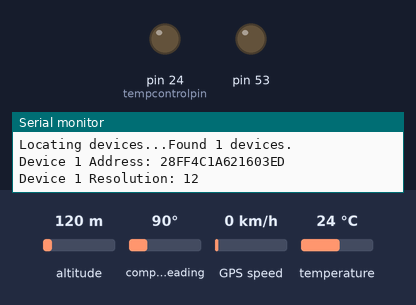
The sketch below on a simulated Arduino Mega 2560, built with avr-gcc and run on an emulated ATmega2560. Shown: output pins drawn as LEDs (lit = HIGH), the last lines printed to the serial monitor. Inputs (shaded band) come from the test bench; at power-on: temperature 24 °C, altitude 120 m, compass heading 90°, GPS speed 0 km/h. The local clock reads 2024-03-15 10:24:30 at power-on unless the sketch sets it; storage starts empty; the GPS gets a fix after 3 s at 37.7749, -122.4194 with 8 satellites.

Above: at 2.2 s.
2.3 s: temperature set to 10.5 °C
7.1 s: temperature set to 9.5 °C
At 8.6 s:
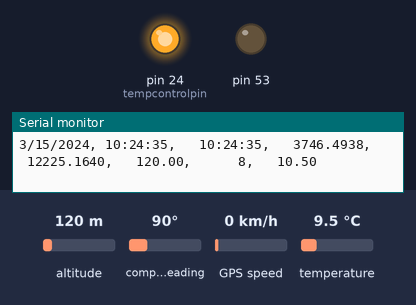
9.5 s: temperature set to 12.3 °C
12.0 s: temperature set to 13.3 °C
At 13.7 s:
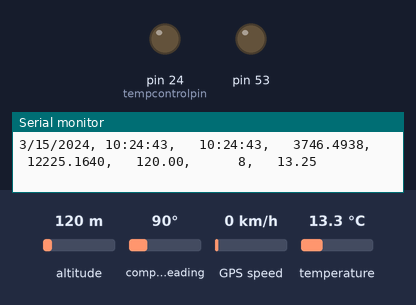
14.6 s: temperature set to 7 °C
At 16.7 s:
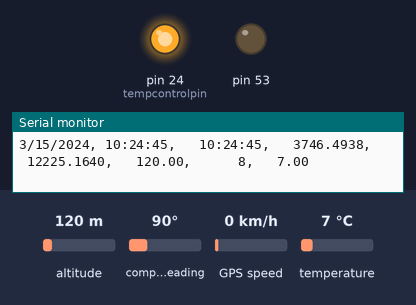
Timing chart, 0 to 18.0 s (numbered marks = the images above; inputs shaded):
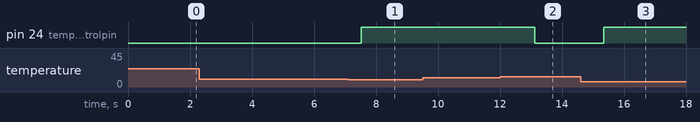

The sketch:

FourGeig_LS_GPS.ino
```cpp
//Libraries
#include <RTClib.h>
#include <Wire.h> //This is for the RTC
#include <SD.h>   // This is a special library for use with older SD board and mega, for breakout SDs
#include <SPI.h>
#include <Adafruit_GPS.h>
#include <SoftwareSerial.h>
#include <OneWire.h>
#include <DallasTemperature.h>

//LS
#define ONE_WIRE_BUS 8
float tempC;
// Setup a oneWire instance to communicate with any OneWire devices (not just Maxim/Dallas temperature ICs)
OneWire oneWire(ONE_WIRE_BUS);

// Pass our oneWire reference to Dallas Temperature.
DallasTemperature sensors(&oneWire);

// arrays to hold device address
DeviceAddress temp;

int tempcontrolpin = 24; //the pin that connected to the transistor base
float hightempset = 13;  //heater off temperature
float lowtempset = 10;   //heater on temperature

//RTC
//For the older Adafruit dataloggers, use DS1307 RTC
//begin RTC variables
RTC_PCF8523 rtc; //RTC module

//SD
File datalog;
char filename[] = "LOGGER00.csv";

const int chipSelect = 10; // specific to Adafruit datashield
//end SD initialize variables

//GPS
HardwareSerial mySerial = Serial1;
Adafruit_GPS GPS(&Serial1);
long unsigned int timer = 0;
long unsigned int Logtime = 5000; //logging time in milliseconds
long unsigned int LocalTime = 0;
long unsigned int LoopLog = 150;
// Set GPSECHO to 'false' to turn off echoing the GPS data to the Serial console
// Set to 'true' if you want to debug and listen to the raw GPS sentences.
#define GPSECHO false
// this keeps track of whether we're using the interrupt
// off by default!
boolean usingInterrupt = false;
void useInterrupt(boolean); // Func prototype keeps Arduino 0023 happy

void setup(void)
{
  pinMode(tempcontrolpin, OUTPUT); //heater

  //GPS
  //Connect at 115200 so we can read the GPS fast enough and echo without dropping chars
  Serial.begin(115200);
  Wire.begin();
  rtc.begin();

  //RTC
  if (!rtc.begin())
  {
    Serial.println("Couldn't find RTC");
    while (1);
  }

  if (!rtc.initialized())
  {
    Serial.println("RTC is NOT running!");
    // following line sets the RTC to the date & time this sketch was compiled
    //rtc.adjust(DateTime(F(__DATE__), F(__TIME__))); //UNCOMMENT THIS LINE TO SET TIME TO MATCH COMPUTER
    // This line sets the RTC with an explicit date & time, for example to set
    // January 21, 2014 at 3am you would call:
    // rtc.adjust(DateTime(2014, 1, 21, 3, 0, 0));
    //while (1);
  }

  //GPS

  //9600 NMEA is the default baud rate for Adafruit MTK GPS's- some use 4800
  GPS.begin(9600);

  //this line turns on RMC (recommended minimum) and GGA (fix data) including altitude
  GPS.sendCommand(PMTK_SET_NMEA_OUTPUT_RMCGGA);

  // Set the update rate
  GPS.sendCommand(PMTK_SET_NMEA_UPDATE_1HZ); // 1 Hz update rate

  // the nice thing about this code is you can have a timer0 interrupt go off
  // every 1 millisecond, and read data from the GPS for you. that makes the
  // loop code a heck of a lot easier!
  useInterrupt(true);

  delay(1000);
  //SD Card
  Serial.print("Initializing SD Card...");

  pinMode(SS, OUTPUT);

  if (!SD.begin(10)) // for Mega and Adafruit datashield
  {
    Serial.println("Card failed, or not present");
    return;
  }
  Serial.println("Card initialized.");
  Serial.print("Creating File...");

  // Make a new file each time the arduino is powered
  for (uint8_t i = 0; i < 100; i++)
  {
    filename[6] = i / 10 + '0';
    filename[7] = i % 10 + '0';
    if (!SD.exists(filename))
    {
      // only open a new file if it doesn't exist
      datalog = SD.open(filename, FILE_WRITE);
      break;
    }
  }

  Serial.print("Logging to: ");
  Serial.println(filename);

  if (!datalog)
  {
    Serial.println("Couldn't Create File");
    delay(1000);
    return;
  }

  // Print Header
  String Header = "Date, Time, GPS Time,  Lat,  Lon,  GPS Altitude, # Satelites, Temp(C)";

  datalog = SD.open(filename, FILE_WRITE);
  datalog.println(Header);
  Serial.println(Header);

  datalog.close();

  //LS
  // locate devices on the bus
  Serial.print("Locating devices...");
  sensors.begin();
  Serial.print("Found ");
  Serial.print(sensors.getDeviceCount(), DEC);
  Serial.println(" devices.");

  oneWire.reset_search();
  if (!oneWire.search(temp))
    Serial.println("Unable to find address for Device");

  // set the resolution to 9 bit (Each Dallas/Maxim device is capable of several different resolutions)
  sensors.setResolution(temp, 12);

  // if (!sensors.getAddress(temp, 0)) Serial.println("Unable to find address for Device 0");
  Serial.print("Device 1 Address: ");
  printAddress(temp);
  Serial.println();

  Serial.print("Device 1 Resolution: ");
  Serial.print(sensors.getResolution(temp), DEC);
  Serial.println();
}

//outside of void setup
// Interrupt is called once a millisecond, looks for any new GPS data, and stores it
SIGNAL(TIMER0_COMPA_vect)
{
  char c = GPS.read();
  // if you want to debug, this is a good time to do it!
#ifdef UDR0
  if (GPSECHO)
    if (c)
      UDR0 = c;
      // writing direct to UDR0 is much much faster than Serial.print
      // but only one character can be written at a time.
#endif
}

void useInterrupt(boolean v)
{
  if (v)
  {
    // Timer0 is already used for millis() - we'll just interrupt somewhere
    // in the middle and call the "Compare A" function above
    OCR0A = 0xAF;
    TIMSK0 |= _BV(OCIE0A);
    usingInterrupt = true;
  }
  else
  {
    // do not call the interrupt function COMPA anymore
    TIMSK0 &= ~_BV(OCIE0A);
    usingInterrupt = false;
  }
}
// function to print the temperature for a device
void printTemperature(DeviceAddress deviceAddress)
{
  // method 1 - slower
  //Serial.print("Temp C: ");
  //Serial.print(sensors.getTempC(deviceAddress));
  //Serial.print(" Temp F: ");
  //Serial.print(sensors.getTempF(deviceAddress)); // Makes a second call to getTempC and then converts to Fahrenheit

  // method 2 - faster
  float tempC = sensors.getTempC(deviceAddress);
  //Serial.print("Temp C: ");
  //Serial.print(tempC);
  //Serial.print(" Temp F: ");
  //Serial.println(DallasTemperature::toFahrenheit(tempC)); // Converts tempC to Fahrenheit
}

void loop()
{
  // call sensors.requestTemperatures() to issue a global temperature
  // request to all devices on the bus
  sensors.requestTemperatures(); // Send the command to get temperatures
  tempC = sensors.getTempC(temp);

  // It responds almost immediately. Let's print out the data
  //printTemperature(temp); // Use a simple function to print out the data

  //RTC
  DateTime now = rtc.now();
  //LS
  delay(100);

  //Check if life support is needed
  if (tempC <= lowtempset)
  {
    digitalWrite(tempcontrolpin, HIGH); // turn the heater on (HIGH is the voltage level)
    delay(250);
  }

  else if (tempC >= hightempset)
  {
    digitalWrite(tempcontrolpin, LOW); // turn the heater off (LOW is the voltage level)
    delay(250);
  }

  else if (lowtempset < tempC && tempC < hightempset && (digitalRead(tempcontrolpin) == LOW))
  {
    digitalWrite(tempcontrolpin, LOW);
    delay(250);
  }

  else if (lowtempset < tempC && tempC < hightempset && (digitalRead(tempcontrolpin) == HIGH))
  {
    digitalWrite(tempcontrolpin, HIGH);
    delay(250);
  }

  else
  {
  }
  //GPS
  // if a sentence is received, we can check the checksum, parse it...
  if (GPS.newNMEAreceived())
  {

    if (!GPS.parse(GPS.lastNMEA())) // this also sets the newNMEAreceived() flag to false
      return;                       // we can fail to parse a sentence in which case we should just wait for another
  }

  // if millis() or timer wraps around, we'll just reset it - GPS
  if (timer > millis())
    timer = millis();

  // approximately every 2 seconds or so, print out the current stats - GPS
  if (millis() - timer > 2000)
  {
    timer = millis(); // reset the timer

    //SD Card
    datalog = SD.open(filename, FILE_WRITE); //starts writing on the SD Card
    datalog.print(now.month(), DEC);
    datalog.print('/');
    datalog.print(now.day(), DEC);
    datalog.print('/');
    datalog.print(now.year(), DEC);
    datalog.print(", ");
    datalog.print(now.hour(), DEC);
    datalog.print(':');
    datalog.print(now.minute(), DEC);
    datalog.print(':');
    datalog.print(now.second(), DEC);
    datalog.print(", ");
    datalog.print(GPS.hour, DEC);
    datalog.print(':');
    datalog.print(GPS.minute, DEC);
    datalog.print(':');
    datalog.print(GPS.seconds, DEC);
    datalog.print(",   ");
    datalog.print(GPS.latitude, 4);
    datalog.print(",  ");
    datalog.print(GPS.longitude, 4);
    datalog.print(", ");
    datalog.print(GPS.altitude);
    datalog.print(",");
    datalog.print((int)GPS.satellites);
    datalog.print(",");
    datalog.print(tempC);
    datalog.println();
    datalog.close();
    delay(100);

    //This is stuff printed on the Serial Monitor
    Serial.print(now.month(), DEC);
    Serial.print('/');
    Serial.print(now.day(), DEC);
    Serial.print('/');
    Serial.print(now.year(), DEC);
    Serial.print(", ");
    Serial.print(now.hour(), DEC);
    Serial.print(':');
    Serial.print(now.minute(), DEC);
    Serial.print(':');
    Serial.print(now.second(), DEC);
    Serial.print(",   ");
    Serial.print(GPS.hour, DEC);
    Serial.print(':');
    Serial.print(GPS.minute, DEC);
    Serial.print(':');
    Serial.print(GPS.seconds, DEC);
    Serial.print(",   ");
    Serial.print(GPS.latitude, 4);
    Serial.print(",   ");
    Serial.print(GPS.longitude, 4);
    Serial.print(",   ");
    Serial.print(GPS.altitude);
    Serial.print(",      ");
    Serial.print((int)GPS.satellites);
    Serial.print(",   ");
    Serial.print(tempC);
    Serial.println();

    delay(1000);
  }
}

// function to print a device address
void printAddress(DeviceAddress deviceAddress)
{
  for (uint8_t i = 0; i < 8; i++)
  {
    if (deviceAddress[i] < 16)
      Serial.print("0");
    Serial.print(deviceAddress[i], HEX);
  }
}
```

Measured:
- the behaviour switches between 10.1 and 10 °C on temperature (found by bisection; images 0 and 1)
- the behaviour switches between 12.9 and 13 °C on temperature (found by bisection; images 1 and 2)
- after the input at 7.1 s, pin 24 (tempcontrolpin): LOW → HIGH after 0.43 s
- after the input at 12.0 s, pin 24 (tempcontrolpin): HIGH → LOW after 1.1 s
- after the input at 14.6 s, pin 24 (tempcontrolpin): LOW → HIGH after 0.75 s
